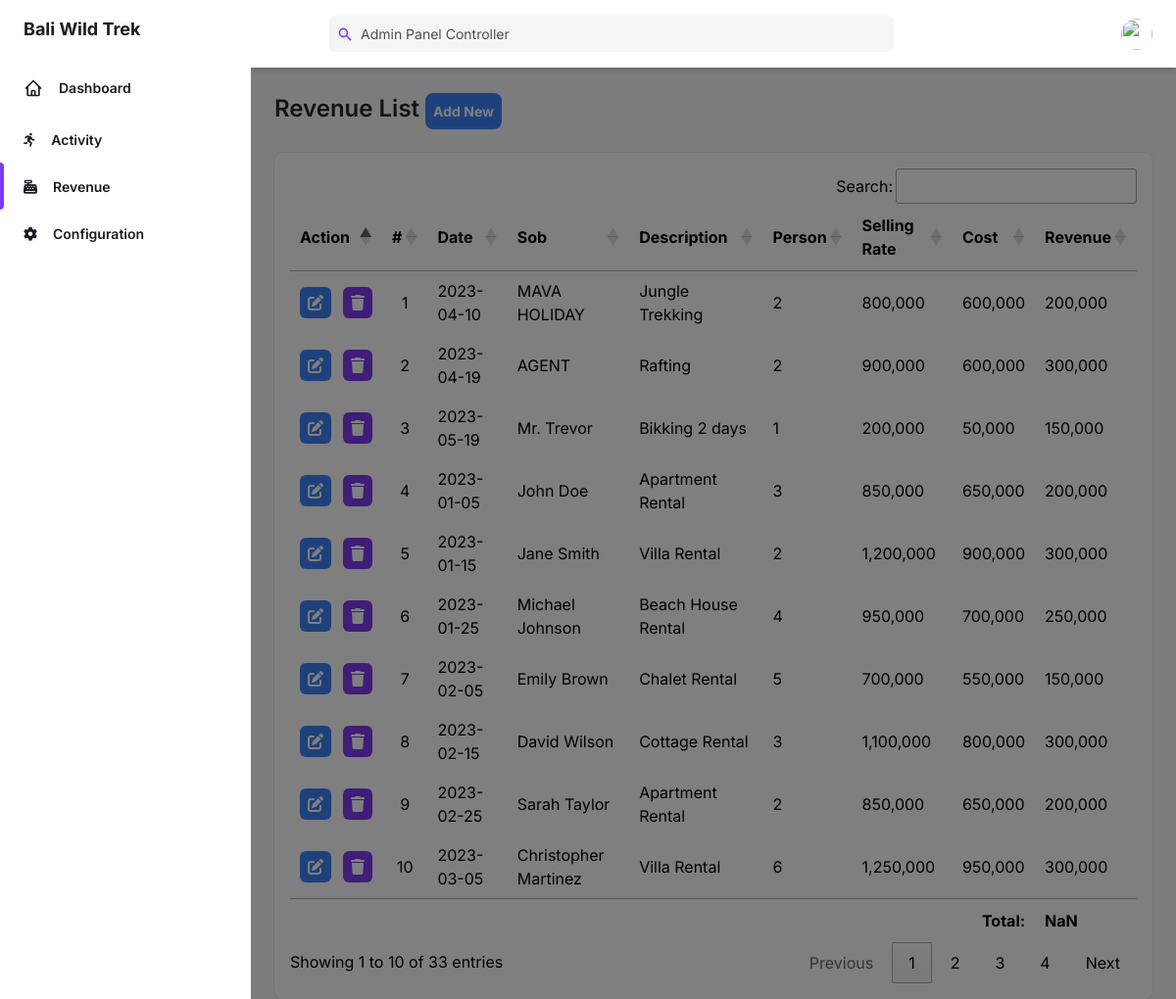
The page /admin/revenue.php (signed in) on the database its author committed.
### tables this page shows
CREATE TABLE IF NOT EXISTS `revenue` (
  `id` int NOT NULL AUTO_INCREMENT,
  `date` date DEFAULT NULL,
  `sob` varchar(500) DEFAULT NULL,
  `description` varchar(500) DEFAULT NULL,
  `person` int DEFAULT NULL,
  `selling_rate` int DEFAULT NULL,
  `cost` int DEFAULT NULL,
  `revenue` int DEFAULT NULL,
  PRIMARY KEY (`id`)
);

### admin/class.php (called while the page is built, shortened)
<?php
$db_info = array(
    "localhost:3305",
    "root",
    "",
    "bali_wild_trek"
);
class DatabaseConnection
{
    function __construct($host, $username, $password, $dbname)
    {
        try {
            $this->db = new PDO("mysql:host=$host;dbname=$dbname", $username, $password);
        } catch (PDOException $e) {
            die("Error connecting to database: " . $e->getMessage());
        }
    }
}
class GenerateMySqlSQL extends DatabaseConnection
{
    protected $where = [];
    public function getWhereClause()
    {
        return $this->where ? 'WHERE ' . implode(' AND ', $this->where) : '';
    }
    public function clearWhere()
    {
        $this->where = [];
    }
    public function all($table)
    {
        $whereClause = $this->getWhereClause();
        $sql = "SELECT * FROM $table $whereClause";
        $stmt = $this->db->prepare($sql);
        $stmt->execute();
        return $stmt->fetchAll(PDO::FETCH_ASSOC);
    }
}
$crud = new GenerateMySqlSQL(...$db_info);

### admin/revenue.php (the view, shortened to what this page needs)
<?php
include "component/header.php";
?>
<link rel="stylesheet" type="text/css" href="https://cdn.datatables.net/buttons/2.3.6/css/buttons.dataTables.min.css">
</head>
<body>
    <div class="flex h-screen bg-gray-50 dark:bg-gray-900" :class="{ 'overflow-hidden': isSideMenuOpen }">
        <?php include "component/navbar.php"; ?>
        <main class="h-full overflow-y-auto">
            <div class="container px-6 mx-auto grid">
                <h2 class="my-6 text-2xl font-semibold text-gray-700 dark:text-gray-200">
                    Revenue List
                    <a href="revenue-insert.php"><button class="p-2 bg-blue-500 text-white text-sm font-bold rounded-lg w-10">Add
                            New</button></a>
                </h2>
                <div class="w-full overflow-hidden rounded-lg shadow-xs bg-white p-4 dark:text-white dark:bg-gray-800">
                    <div class="w-full overflow-x-auto">
                        <table id="datatable" class=" w-full">
                            <thead>
                                <tr>
                                    <th>
                                        Action
                                    </th>
                                    <th>
                                        #
                                    </th>
                                    <th>
                                        Date
                                    </th>
                                    <th>
                                        Sob
                                    </th>
                                    <th>
                                        Description
                                    </th>
                                    <th>
                                        Person
                                    </th>
                                    <th>
                                        Selling Rate
                                    </th>
                                    <th>
                                        Cost
                                    </th>
                                    <th>
                                        Revenue
                                    </th>
                                </tr>
                            </thead>
                            <tbody>
                                <?php
                                require_once "class.php";
                                $num = 0;
                                $record = $crud->all('revenue');
                                foreach ($record as $row) {
                                    $id = $row['id'];
                                    $date = $row['date'];
                                    $sob = $row['sob'];
                                    $description = $row['description'];
                                    $person = $row['person'];
                                    $selling_rate = $row['selling_rate'];
                                    $cost = $row['cost'];
                                    $revenue = $row['revenue'];
                                ?>
                                    <tr>
                                        <td>
                                            <div class="flex">
                                                <a href="revenue-update.php?id=<?= $id ?>"><button class="py-1 px-2 bg-blue-500 text-white rounded-md font-bold"><i class="fa-solid fa-pen-to-square"></i></button>
                                                </a>
                                                <a href="revenue-procedure.php?id_delete=<?= $id ?>"><button class="py-1 px-2 bg-purple-600 text-white rounded-md font-bold ml-3"><i class="fa-solid fa-trash"></i></button>
                                                </a>
                                            </div>
                                        </td>
                                        <td style="text-align:center">
                                            <?= $num = $num +1 ?>
                                        </td>
                                        <td>
                                            <?= $date ?>
                                        </td>
                                        <td>
                                            <?= $sob ?>
                                        </td>
                                        <td>
                                            <?= $description ?>
                                        </td>
                                        <td>
                                            <?= $person ?>
                                        </td>
                                        <td>
                                            <?= number_format($selling_rate) ?>
                                        </td>
                                        <td>
                                            <?= number_format($cost) ?>
                                        </td>
                                        <td>
                                            <?= number_format($revenue) ?>
                                        </td>
                                    </tr>
                                <?php } ?>
                            </tbody>
                            <tfoot>
                                <tr>
                                    <th colspan="8" style="text-align:right">Total:</th>
                                    <th></th>
                                </tr>
                            </tfoot>
                        </table>
                    </div>
                </div>
            </div>
        </main>
    </div>
    </div>
</body>
</html>

### rows shown on the page
revenue: date "2023-04-10", sob "MAVA HOLIDAY", description "Jungle Trekking", person "2", selling_rate "800,000", cost "600,000", revenue "200,000"
revenue: num "2", date "2023-04-19", sob "AGENT", description "Rafting", person "2", selling_rate "900,000", cost "600,000", revenue "300,000"
revenue: num "3", date "2023-05-19", sob "Mr. Trevor", description "Bikking 2 days", person "1", selling_rate "200,000", cost "50,000", revenue "150,000"
revenue: num "4", date "2023-01-05", sob "John Doe", description "Apartment Rental", person "3", selling_rate "850,000", cost "650,000", revenue "200,000"
revenue: num "5", date "2023-01-15", sob "Jane Smith", description "Villa Rental", person "2", selling_rate "1,200,000", cost "900,000", revenue "300,000"
revenue: num "6", date "2023-01-25", sob "Michael Johnson", description "Beach House Rental", person "4", selling_rate "950,000", cost "700,000", revenue "250,000"
revenue: num "7", date "2023-02-05", sob "Emily Brown", description "Chalet Rental", person "5", selling_rate "700,000", cost "550,000", revenue "150,000"
revenue: num "8", date "2023-02-15", sob "David Wilson", description "Cottage Rental", person "3", selling_rate "1,100,000", cost "800,000", revenue "300,000"
revenue: num "9", date "2023-02-25", sob "Sarah Taylor", description "Apartment Rental", person "2", selling_rate "850,000", cost "650,000", revenue "200,000"
revenue: num "10", date "2023-03-05", sob "Christopher Martinez", description "Villa Rental", person "6", selling_rate "1,250,000", cost "950,000", revenue "300,000"
